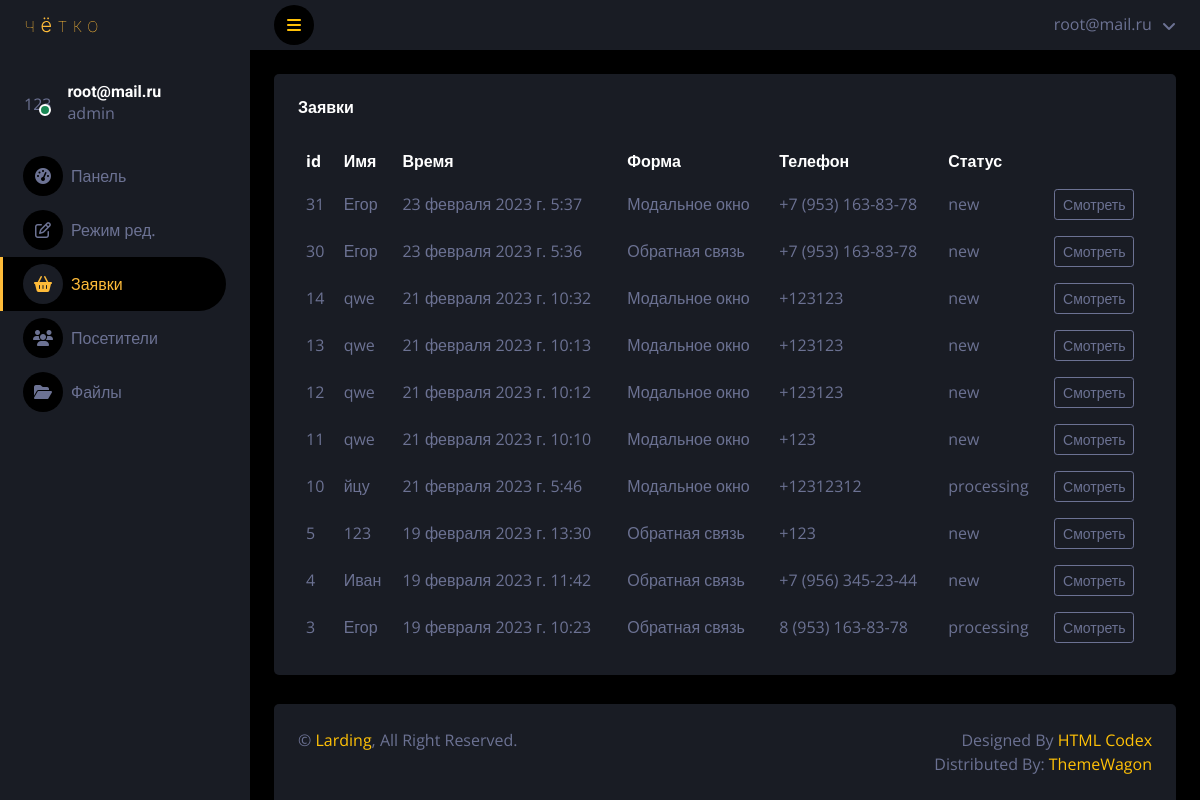
Screenshot of /orders/ (signed in) with the database file from the repository.
### landing/models.py (models this page shows, shortened)
class bids(models.Model):
	STATUS_BID = [
        ('new', 'Новая'),
        ('processing', 'Обработка'),
        ('completed', 'Завершенна'),
    ]
	name = models.CharField(max_length=100, db_index=True,verbose_name="Имя",blank=True)
	last_name = models.CharField(max_length=100, db_index=True,verbose_name="Фамилия",blank=True)
	mail = models.CharField(max_length=100, db_index=True,verbose_name="Почта",blank=True)
	tel = models.CharField(max_length=100, db_index=True,verbose_name="Телефон",blank=True)
	message = models.TextField(db_index=True,verbose_name="Сообщение",null=True,blank=True)
	which = models.CharField(max_length=100, db_index=True,verbose_name="Форма отправки",blank=True)
	ip = models.CharField(max_length=100, db_index=True,verbose_name="IP",blank=True)
	country = models.CharField(max_length=100, db_index=True,verbose_name="Страна",blank=True)
	os = models.CharField(max_length=100, db_index=True,verbose_name="Операционная система",blank=True)
	browser = models.CharField(max_length=200, db_index=True,verbose_name="Браузер",blank=True)
	data = models.FileField(upload_to="files/%Y/%m/%d/",blank=True,verbose_name="Фаил")
	time_create = models.DateTimeField(auto_now_add=True,verbose_name="Время отправки",blank=True)
	time_update = models.DateTimeField(auto_now=True,verbose_name="Последнее обновление",blank=True)
	status = models.TextField(blank=True,verbose_name="Статус",choices=STATUS_BID)
	class Meta:
		verbose_name = 'Заявка'
		verbose_name_plural = 'Заявки'

### landing/views.py (the view)
# urls.py: path('orders/',OrderPage.as_view(),name='order'),
class OrderPage(LoginRequiredMixin,DataMixin,ListView):
	model = landing
	template_name = 'accounts/darkpan/order.html'
	def get_context_data(self,*, object_list=None, **kwargs):
		context = super().get_context_data(**kwargs)
		print(self.request.user)
		context['user'] = self.request.user
		context['orders'] = bids.objects.order_by("-id")
		context['orders_count'] =bids.objects.count()
		c_def = self.get_user_context(title="Заявки",selected="landing:order")
		context = dict(list(context.items())+list(c_def.items()))
		return context

### landing/utils.py (called while the page is built)
	def get_user_context(self, **kwargs):
		context = kwargs
		context['menu_admin']=[{'title':'Панель','url_name':'landing:dashboard','icon':'fa-tachometer-alt'},
							   {'title':'Режим ред.','url_name':'landing:edit','icon':'fa-edit'},
							   {'title':'Заявки','url_name':'landing:order','icon':'fa-shopping-basket'},
							   {'title':'Посетители','url_name':'landing:users','icon':'fa-users'},
							   {'title':'Файлы','url_name':'landing:files','icon':'fa-folder-open'},
			]
		return context

### landing/templates/accounts/darkpan/order.html (shortened to what this page needs)
{% extends "accounts/darkpan/base.html" %}
{% block content %}
            <div class="container-fluid pt-4 px-4">
                <div class="bg-secondary text-center rounded p-4">
                    <div class="d-flex align-items-center justify-content-between mb-4">
                        <h6 class="mb-0">Заявки</h6>
                    </div>
                    <div class="table-responsive">
                        <table class="table text-start align-middle table-borderless table-hover mb-0">
                            <thead>
                                <tr class="text-white">
                                    <th scope="col">id</th>
                                    <th scope="col">Имя</th>
                                    <th scope="col">Время</th>
                                    <th scope="col">Форма</th>
                                    <th scope="col">Телефон</th>
                                    <th scope="col">Статус</th>
                                    <th scope="col"></th>
                                </tr>
                            </thead>
                            <tbody>
                                {% for item in orders %}
                                    <tr>
                                        <td>{{ item.id }}</td>
                                        <td>{{ item.name }}</td>
                                        <td>{{ item.time_create }}</td>
                                        <td>{{ item.which }}</td>
                                        <td>{{ item.tel }}</td>
                                        <td>{{ item.status }}</td>
                                        <td>
                                            <button type="button" class="btn btn-sm btn-outline-light" data-bs-toggle="modal" data-bs-target="#exampleModal">
                                                Смотреть
                                            </button>
                                        </td>
                                    </tr>
                                {% endfor %}
                            </tbody>
                        </table>
                    </div>
                </div>
            </div>
{% endblock %}

### landing/templates/accounts/darkpan/base.html (shortened to what this page needs)
{% load static %}
<!DOCTYPE html>
<html lang="en">
<head>
    <link href="{% static 'accounts/'%}lib/owlcarousel/assets/owl.carousel.min.css" rel="stylesheet">
    <link href="{% static 'accounts/'%}lib/tempusdominus/css/tempusdominus-bootstrap-4.min.css" rel="stylesheet" />
    <link href="{% static 'accounts/'%}css/bootstrap.min.css" rel="stylesheet">
    <link href="{% static 'accounts/'%}css/style.css" rel="stylesheet">
</head>
<body>
    <div class="container-fluid position-relative d-flex p-0">
        <div class="sidebar pe-4 pb-3">
            <nav class="navbar bg-secondary navbar-dark">
                <a href="{% url 'landing:home' %}" class="d-flex align-items-center navbar-brand mx-4 mb-3 w-100">
                    <img src="{% static 'accounts/'%}img/logo.svg">
                </a>
                <div class="d-flex align-items-center ms-4 mb-4 mt-4 w-100">
                    <div class="position-relative">
                        <div class="rounded-circle">123</div>
                        <div class="bg-success rounded-circle border border-2 border-white position-absolute end-0 bottom-0 p-1"></div>
                    </div>
                    <div class="ms-3">
                        <h6 class="mb-0">{{ user.email }}</h6>
                        {% if user.is_superuser %}
                            <span>admin</span>
                        {% else %}
                            <span>no admin</span>
                        {% endif %}
                    </div>
                </div>
                <div class="navbar-nav w-100">
                    {% for item in menu_admin %}
                        {% if item.url_name == selected %}
                            <a href="{% url item.url_name %}" class="nav-item nav-link active"><i class="fa {{ item.icon }} me-2"></i>{{ item.title }}</a>
                        {% else %}
                            <a href="{% url item.url_name %}" class="nav-item nav-link"><i class="fa {{ item.icon }} me-2"></i>{{ item.title }}</a>
                        {% endif %}
                    {% endfor %}
                </div>
            </nav>
        </div>
        <div class="content ">
            <nav class="navbar navbar-expand bg-secondary navbar-dark sticky-top px-4 py-0">
                <a href="#" class="sidebar-toggler flex-shrink-0">
                    <i class="fa fa-bars"></i>
                </a>
                <div class="navbar-nav align-items-center ms-auto">
                    <div class="nav-item dropdown">
                        <a href="#" class="nav-link dropdown-toggle" data-bs-toggle="dropdown">
                            <span class="d-none d-lg-inline-flex">{{ user.email }}</span>
                        </a>
                    </div>
                </div>
            </nav>
            {% block content %}
            {% endblock %}
            <div class="mt-auto position-sticky top-100">
                <div class="container-fluid pt-4 px-4 position-absolute bottom-0"  >
                    <div class="bg-secondary rounded-top p-4" >
                        <div class="row" >
                            <div class="col-12 col-sm-6 text-center text-sm-start">
                                &copy; <a href="#">Larding</a>, All Right Reserved.
                            </div>
                            <div class="col-12 col-sm-6 text-center text-sm-end">
                                Designed By <a href="https://htmlcodex.com">HTML Codex</a>
                                <br>Distributed By: <a href="https://themewagon.com" target="_blank">ThemeWagon</a>
                            </div>
                        </div>
                    </div>
                </div>
            </div>
        </div>
    </div>
</body>
</html>

### landing/static/accounts/css/style.css (style rules this page uses)
:root { --primary: #febb39; --secondary: #191C24; --light: #6C7293; --dark: #000000; }
.btn { transition: .5s; }
.sidebar { position: fixed; top: 0; left: 0; bottom: 0; width: 250px; height: 100vh; overflow-y: auto; background: var(--secondary); transition: 0.5s; z-index: 999; }
.content { margin-left: 250px; min-height: 100vh; background: var(--dark); transition: 0.5s; }
@media (min-width: 992px) { .sidebar { margin-left: 0; } }
@media (min-width: 992px) { .content { width: calc(100% - 250px); } }
.sidebar .navbar .navbar-nav .nav-link { padding: 7px 20px; color: var(--light); font-weight: 500; border-left: 3px solid var(--secondary); border-radius: 0 30px 30px 0; outline: none; }
.sidebar .navbar .navbar-nav .nav-link:hover, .sidebar .navbar .navbar-nav .nav-link.active { color: var(--primary); background: var(--dark); border-color: var(--primary); }
.sidebar .navbar .navbar-nav .nav-link i { width: 40px; height: 40px; display: inline-flex; align-items: center; justify-content: center; background: var(--dark); border-radius: 40px; }
.sidebar .navbar .navbar-nav .nav-link:hover i, .sidebar .navbar .navbar-nav .nav-link.active i { background: var(--secondary); }
.content .navbar .navbar-nav .nav-link { margin-left: 25px; padding: 12px 0; color: var(--light); outline: none; }
.content .navbar .sidebar-toggler, .content .navbar .navbar-nav .nav-link i { width: 40px; height: 40px; display: inline-flex; align-items: center; justify-content: center; background: var(--dark); border-radius: 40px; }
.content .navbar .dropdown-toggle::after { margin-left: 6px; vertical-align: middle; border: none; content: "\f107"; font-family: "Font Awesome 5 Free"; font-weight: 900; transition: .5s; }

### rows the page displays
bids: id "31", name "Егор", time_create "23 февраля 2023 г. 5:37", which "Модальное окно", tel "+7 (953) 163-83-78", status "new"
bids: id "30", name "Егор", time_create "23 февраля 2023 г. 5:36", which "Обратная связь", tel "+7 (953) 163-83-78", status "new"
bids: id "14", name "qwe", time_create "21 февраля 2023 г. 10:32", which "Модальное окно", tel "+123123", status "new"
bids: id "13", name "qwe", time_create "21 февраля 2023 г. 10:13", which "Модальное окно", tel "+123123", status "new"
bids: id "12", name "qwe", time_create "21 февраля 2023 г. 10:12", which "Модальное окно", tel "+123123", status "new"
bids: id "11", name "qwe", time_create "21 февраля 2023 г. 10:10", which "Модальное окно", tel "+123", status "new"
bids: id "10", name "йцу", time_create "21 февраля 2023 г. 5:46", which "Модальное окно", tel "+12312312", status "processing"
bids: id "5", name "123", time_create "19 февраля 2023 г. 13:30", which "Обратная связь", tel "+123", status "new"
bids: id "4", name "Иван", time_create "19 февраля 2023 г. 11:42", which "Обратная связь", tel "+7 (956) 345-23-44", status "new"
bids: id "3", name "Егор", time_create "19 февраля 2023 г. 10:23", which "Обратная связь", tel "8 (953) 163-83-78", status "processing"

### other values shown
{{ user.email }} "root@mail.ru"
{{ item.title }} "Панель" "Режим ред." "Посетители" "Файлы"
{{ item.title }} "Заявки"
